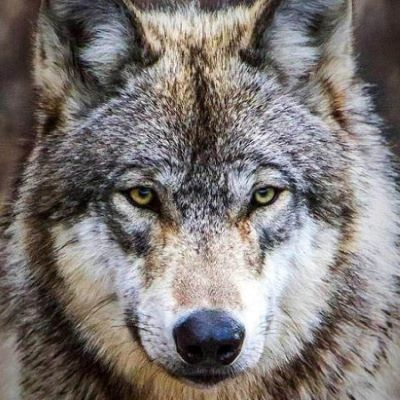
#> input picture HW5/Solutions/res08.jpg, 400 x 400 px
$ python q3.py
#> lines starting #> are read from the running program, lines starting #| are printed output that depends on the picture
# import libraries and read images
import numpy as np
import cv2
import matplotlib.pyplot as plt

img1 = cv2.imread('res08.jpg')
#> img1 is the input picture: shape (400, 400, 3); mean B, G, R 116.3, 118.8, 124.8
img1 = cv2.cvtColor(img1, cv2.COLOR_BGR2RGB)
plt.imshow(img1)
plt.show();

img2 = cv2.imread('res09.jpg')
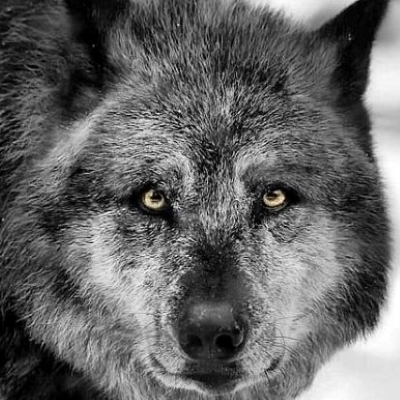
#> input picture HW5/Solutions/res09.jpg, 400 x 400 px
#> img2 is the input picture: shape (400, 400, 3); mean B, G, R 100.4, 100.5, 100.6
img2 = cv2.cvtColor(img2, cv2.COLOR_BGR2RGB)
plt.imshow(img2)
plt.show();

# blur image using gaussian filter
def blur(img):
    img = np.float64(img)
    sigma = 3
    shape = 2 * 3 *  sigma + 1
    gauss_filter_x = np.array([np.exp(-(i - shape//2)**2 / (2 * sigma**2)) for i in range(shape)])
    gauss_filter_x = gauss_filter_x / sum(gauss_filter_x)
    gauss_filter_x = gauss_filter_x.reshape((1, shape))
    gauss_filter_y = gauss_filter_x.reshape((shape, 1))
    blurred_img = cv2.filter2D(img, -1, gauss_filter_x)
    blurred_img = cv2.filter2D(blurred_img, -1, gauss_filter_y)
    return blurred_img


# calculate the laplacian stack
pre1 = img1.astype(np.float64)
pre2 = img2.astype(np.float64)
laplaces1 = []
laplaces2 = []
for i in range(10):
    blur1 = blur(pre1)
    laplaces1.append(pre1 - blur1)
    blur2 = blur(pre2)
    laplaces2.append(pre2 - blur2)
    pre1, pre2 = blur1, blur2
    print('level ' + str(i) + ':')
    plt.imshow(laplaces1[-1].astype(np.uint8))
    plt.show()
    plt.imshow(laplaces2[-1].astype(np.uint8))
    plt.show()
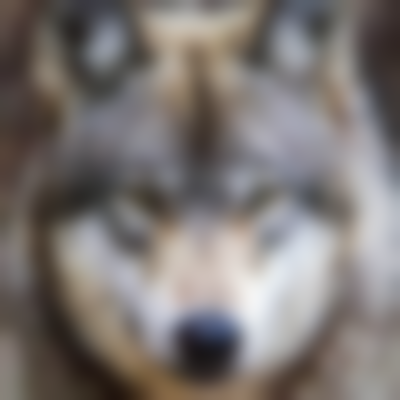
#> pre1: shape (400, 400, 3) float64; mean R, G, B 124.8, 118.8, 116.4
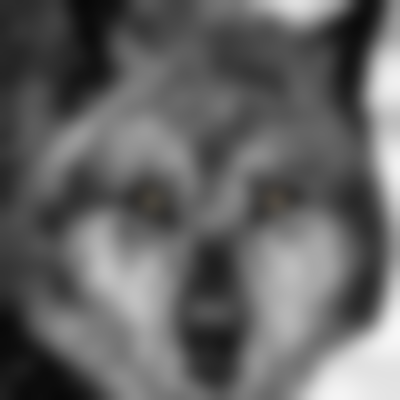
#> pre2: shape (400, 400, 3) float64; mean R, G, B 100.5, 100.5, 100.4
#> after the loop, laplaces1 = 10 items; laplaces2 = 10 items

laplaces1.append(blur1)
laplaces2.append(blur2)
plt.imshow(laplaces1[-1].astype(np.uint8))
plt.show()
plt.imshow(laplaces2[-1].astype(np.uint8))
plt.show()

# reverse the laplacian order
laplaces1 = laplaces1[::-1]
#> laplaces1 = 11 items
laplaces2 = laplaces2[::-1]
#> laplaces2 = 11 items

# blur image using gaussian filter
def blur_x(img, sigma):
    shape = 2 * 3 *  sigma + 1
    gauss_filter_x = np.array([np.exp(-(i - shape//2)**2 / (2 * sigma**2)) for i in range(shape)])
    gauss_filter_x = gauss_filter_x / sum(gauss_filter_x)
    gauss_filter_x = gauss_filter_x.reshape((1, shape))
    blurred_img = cv2.filter2D(img, -1, gauss_filter_x)
    return blurred_img

# get the final result using feathering
merged = np.zeros(img1.shape, dtype=np.float64)
sigma = int(1.5 ** 13)

for i in range(len(laplaces1)):
    mask = np.zeros(img1.shape, dtype=np.float64)
    mask[:, :mask.shape[1]//2] = 0
    mask[:, mask.shape[1]//2:] = 255
    mask = blur_x(mask, int(sigma))
    print('level ' + str(i) + ' with sigma=' + str(int(sigma)) + ':')
    merged += laplaces1[i] * (mask/255) + laplaces2[i] * (1 - mask/255)
    sigma = sigma / 1.1
    merged = np.where(merged>255, 255, merged)
    merged = np.where(merged<0, 0, merged)
    plt.imshow(merged.astype(np.uint8))
    plt.show()
#> this loop made 11 passes
#> (shape in blur_x, sigma) on passes 1 to 11: (1165, 176.4), (1057, 160.3), (961, 145.8), (871, 132.5), (793, 120.5), (721, 109.5), (655, 99.55), (595, 90.5), (541, 82.27), (493, 74.8), (445, 68)
#| level 0 with sigma=194:
#| level 1 with sigma=176:
#| level 2 with sigma=160:
#| level 3 with sigma=145:
#| level 4 with sigma=132:
#| level 5 with sigma=120:
#| level 6 with sigma=109:
#| level 7 with sigma=99:
#> (further printed lines are left out)
#> pass 1, `merged += laplaces1[i] * (mask/255) + laplaces2[i] * (1 - mask/255)`:
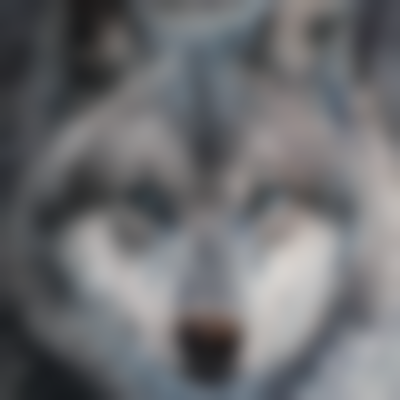
#> merged: shape (400, 400, 3) float64; mean of channels 0, 1, 2 112.9, 110.2, 109.2; drawn as B, G, R
#> after the loop:
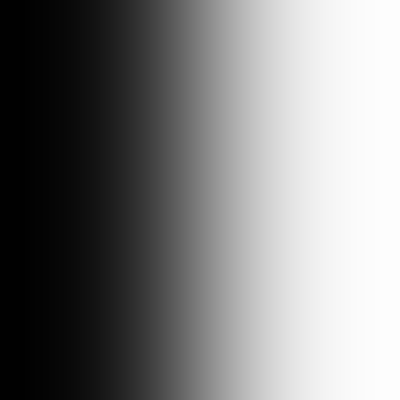
#> mask: shape (400, 400, 3) float64; min 1.12, max 253.9, mean 127.5
#> after the loop:
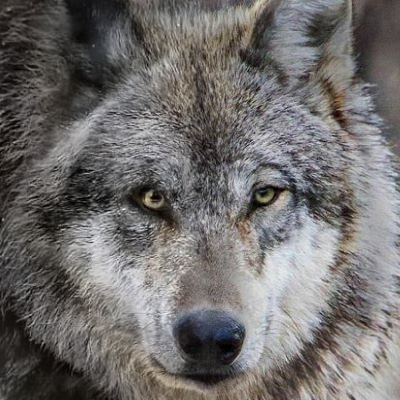
#> merged: shape (400, 400, 3) float64; mean R, G, B 112.9, 110.1, 109.2
#> after the loop, sigma = 68

save = cv2.cvtColor(merged.astype(np.uint8), cv2.COLOR_RGB2BGR)
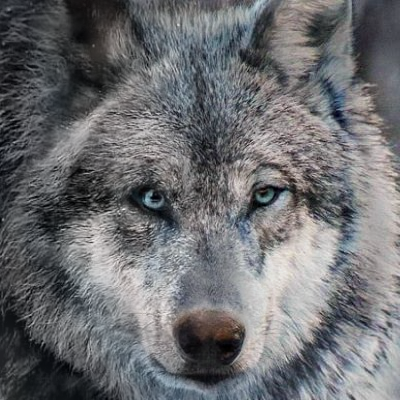
#> save: shape (400, 400, 3); mean R, G, B 108.7, 109.6, 112.4
cv2.imwrite("res10.jpg", save)
